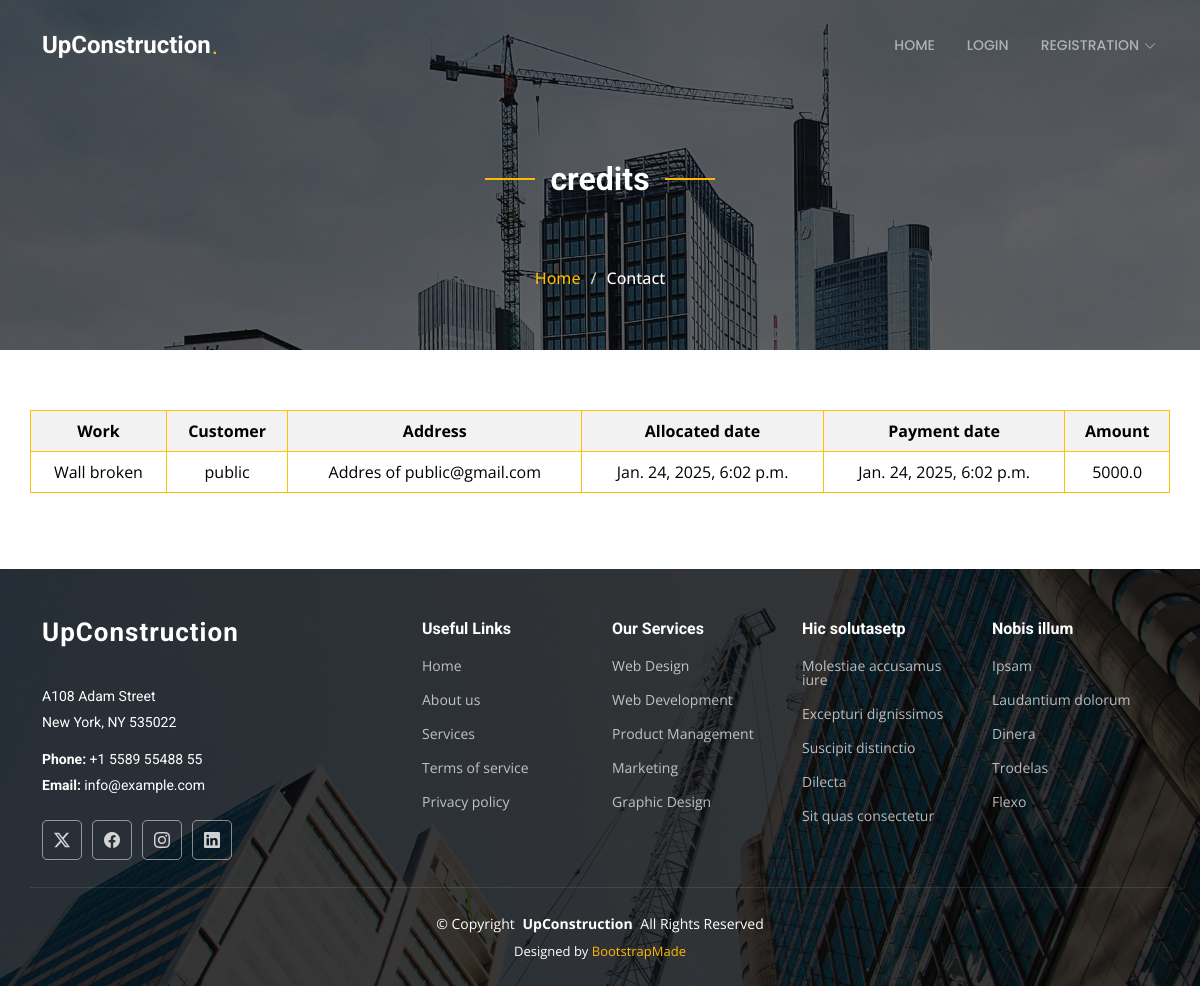
Page /contractor_vw_credits (signed in) on the committed database.
### buidingFaciliSysApp/models.py (models this page shows, shortened)
class payment_of_contractor(models.Model):
    customer_req = models.ForeignKey(Customer_request, on_delete=models.CASCADE)
    payment_date = models.DateTimeField(auto_now=True)
    amount = models.FloatField()

class Customer_request(models.Model):
    user = models.ForeignKey(Customer, on_delete=models.CASCADE)
    contractor = models.ForeignKey(Contractor, on_delete=models.CASCADE)
    request = models.TextField()
    request_date = models.DateTimeField(auto_now=True)
    request_status = models.BooleanField(default=False)
    amount = models.FloatField(null=True)
    payment_status = models.BooleanField(default=False)

class Customer(models.Model):
    user = models.OneToOneField(CustomUser, on_delete=models.CASCADE, primary_key=True)
    name = models.CharField(max_length=100)
    email = models.EmailField(max_length=100)
    phone = models.CharField(max_length=15)
    address = models.TextField()
    city = models.CharField(max_length=50)
    state = models.CharField(max_length=50)
    zip = models.CharField(max_length=10)
    update_cou = models.IntegerField(default=0)
    last_update = models.DateTimeField(auto_now=True)
    password = models.CharField(max_length=100)

### buidingFaciliSysApp/views.py (the view)
# urls.py: path('contractor_vw_credits', views.contractor_vw_credits, name='contractor_vw_credits'),
def contractor_vw_credits(request):
    contractor_id = request.session.get('_auth_user_id')
    payments = payment_of_contractor.objects.filter(customer_req__contractor_id=contractor_id)
    return render(request, 'contractor_vw_credits.html', {'payments':payments})

### templates/contractor_vw_credits.html
{% include 'header.html' %}
    <div class="page-title dark-background" style="background-image: url(../static/assets/img/page-title-bg.jpg);">
        <div class="container position-relative">
            <div class="section-title">
                <h2>credits</h2>
            </div>
          <nav class="breadcrumbs">
            <ol>
              <li><a href="\admin_home">Home</a></li>
              <li class="current">Contact</li>
            </ol>
          </nav>
        </div>
      </div>
    <section id="blog-posts" class="blog-posts section">
        <div class="container">
          <div class="row gy-4">
            <table class="table table-striped table-hover table-bordered border-warning table-responsive text-center">
                <tr>
                    <th>Work</th>
                    <th>Customer</th>
                    <th>Address</th>
                    <th>Allocated date</th>
                    <th>Payment date</th>
                    <th>Amount</th>
                </tr>
                {% for payment in payments %}
                <tr>
                    <td>{{payment.customer_req.request}}</td>
                    <td>{{payment.customer_req.user.name}}</td>
                    <td>{{payment.customer_req.user.address}}</td>
                    <td>{{payment.customer_req.request_date}}</td>
                    <td>{{payment.payment_date}}</td>
                    <td>{{payment.amount}}</td>
                </tr>
                {% endfor %}
            </table>
          </div>
        </div>
      </section>
{% include 'foot.html' %}

### static/assets/css/main.css (style rules this page uses)
:root { --default-font: "Open Sans", system-ui, -apple-system, "Segoe UI", Roboto, "Helvetica Neue", Arial, "Noto Sans", "Liberation Sans", sans-serif, "Apple Color Emoji", "Segoe UI Emoji", "Segoe UI Symbol", "Noto Color Emoji"; --heading-font: "Roboto", sans-serif; --nav-font: "Poppins", sans-serif; }
:root { --background-color: #ffffff; --default-color: #364d59; --heading-color: #52565e; --accent-color: #feb900; --surface-color: #ffffff; --contrast-color: #ffffff; }
:root { --nav-color: rgba(255, 255, 255, 0.55); --nav-hover-color: #ffffff; --nav-mobile-background-color: #ffffff; --nav-dropdown-background-color: #ffffff; --nav-dropdown-color: #212529; --nav-dropdown-hover-color: #feb900; }
.dark-background { --background-color: #060606; --default-color: #ffffff; --heading-color: #ffffff; --surface-color: #252525; --contrast-color: #ffffff; }
:root { scroll-behavior: smooth; }
body { color: var(--default-color); background-color: var(--background-color); font-family: var(--default-font); }
a { color: var(--accent-color); text-decoration: none; transition: 0.3s; }
h1, h2, h3, h4, h5, h6 { color: var(--heading-color); font-family: var(--heading-font); }
.page-title { color: var(--default-color); background-color: var(--background-color); background-size: cover; background-position: center; background-repeat: no-repeat; padding: 160px 0 60px 0; text-align: center; position: relative; }
.page-title:before { content: ""; background-color: color-mix(in srgb, var(--background-color), transparent 40%); position: absolute; inset: 0; }
.page-title .breadcrumbs ol { display: flex; flex-wrap: wrap; list-style: none; justify-content: center; padding: 0; margin: 0; font-size: 16px; font-weight: 500; }
.page-title .breadcrumbs ol li+li { padding-left: 10px; }
.page-title .breadcrumbs ol li+li::before { content: "/"; display: inline-block; padding-right: 10px; color: color-mix(in srgb, var(--default-color), transparent 20%); }
section, .section { color: var(--default-color); background-color: var(--background-color); padding: 60px 0; scroll-margin-top: 92px; overflow: clip; }
.section-title { text-align: center; padding-bottom: 60px; position: relative; }
.section-title h2 { font-size: 32px; font-weight: 700; position: relative; }
.section-title h2:before, .section-title h2:after { content: ""; width: 50px; height: 2px; background: var(--accent-color); display: inline-block; }
.section-title h2:before { margin: 0 15px 10px 0; }
.section-title h2:after { margin: 0 0 10px 15px; }

### rows in the picture
payment_of_contractor: customer_req.request "Wall broken", customer_req.user.name "public", customer_req.user.address "Addres of public@gmail.com", customer_req.request_date "Jan. 24, 2025, 6:02 p.m.", payment_date "Jan. 24, 2025, 6:02 p.m.", amount "5000.0"
